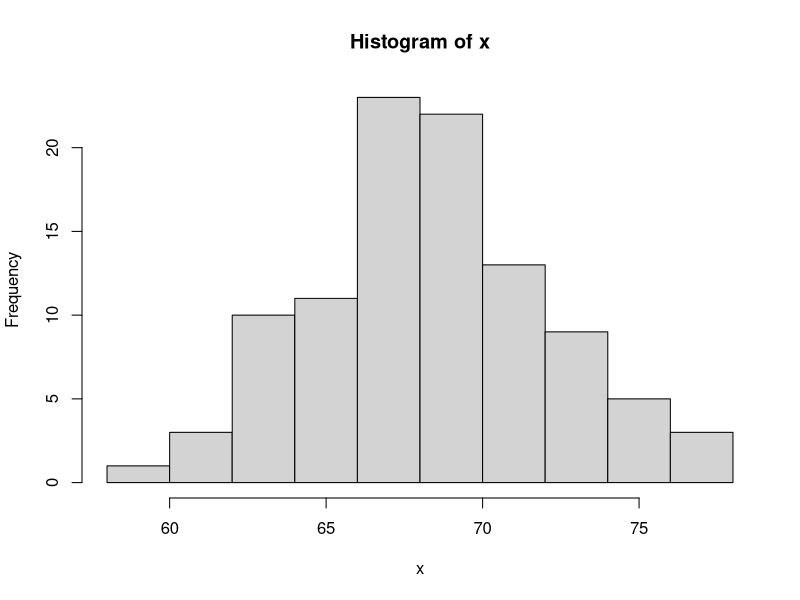
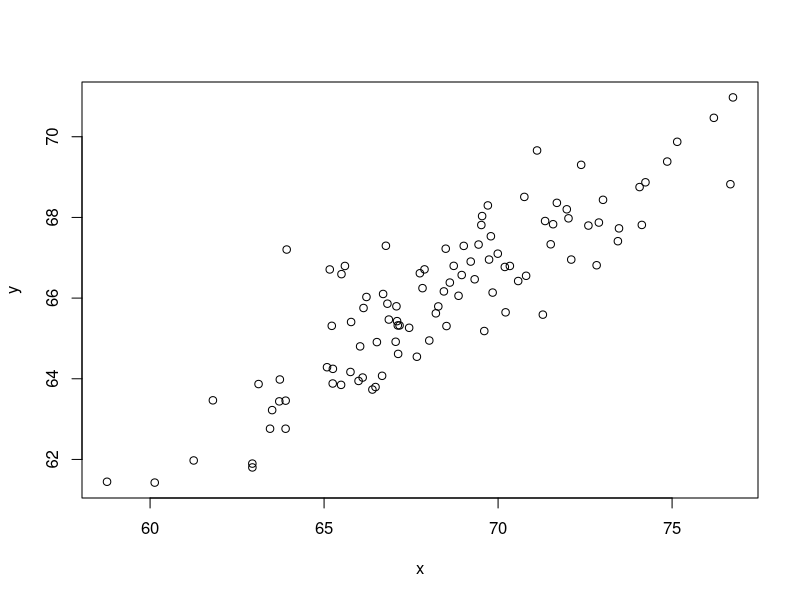

These charts were generated, in order, by the following R code:
library(tidyverse)
set.seed(123)

x <- rnorm(100, 68, 4)
hist(x)

y <- 30 + 0.5*x + rnorm(100, 2)

plot(x, y)

data.frame(temp = x, aqi = y) %>%
  write.csv("aqi.csv", row.names = FALSE)